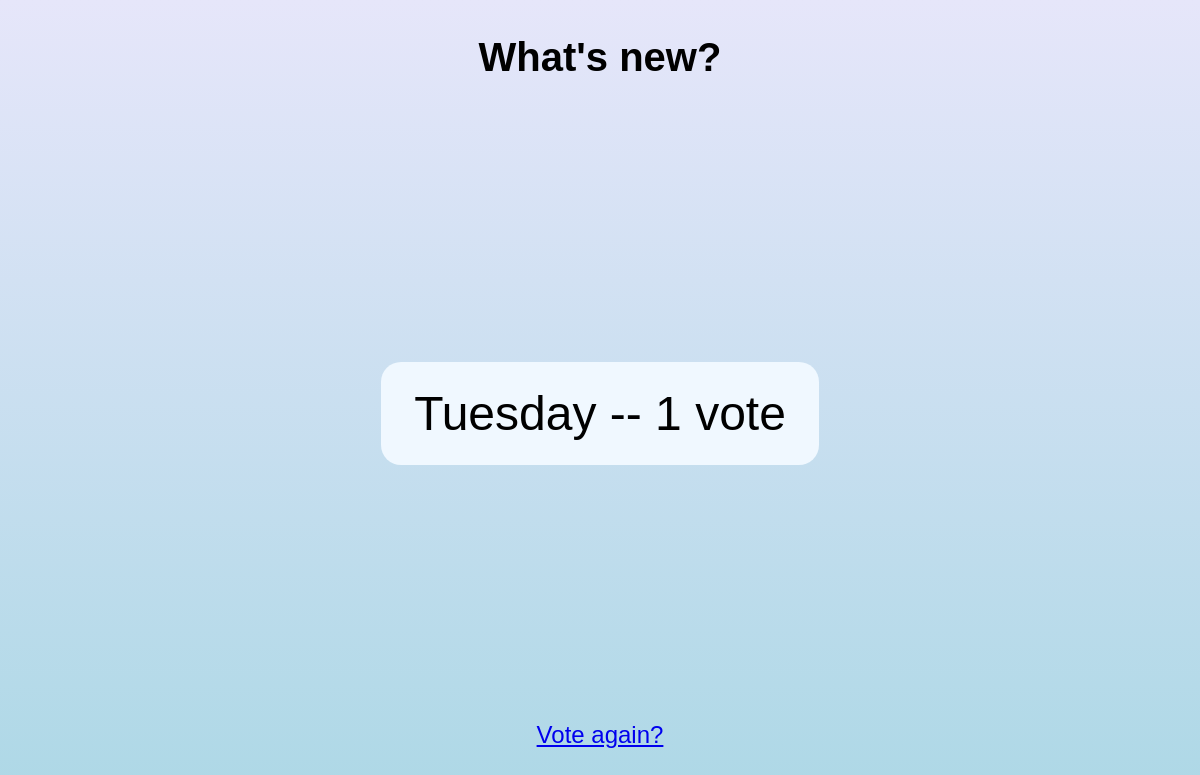
/myHGapp/1/results/, run on an earlier commit of the app's database.
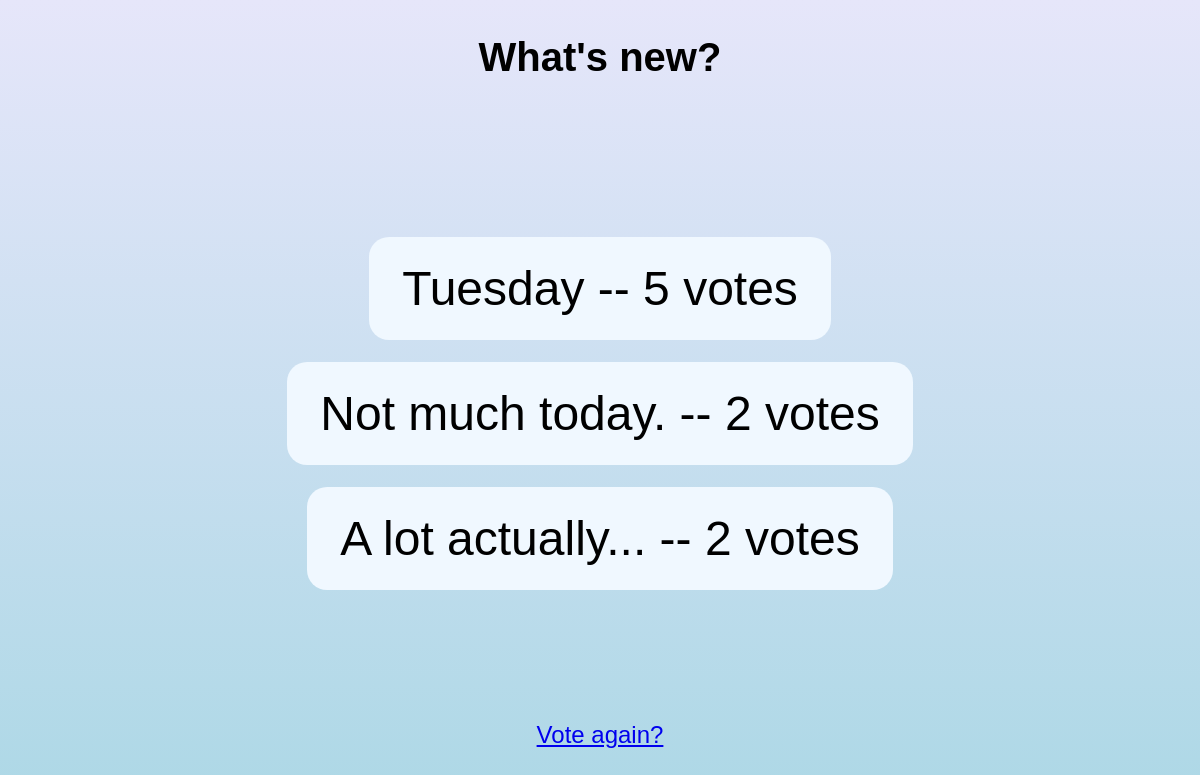
And on a later commit of the database.
### myHGapp/models.py (models this page shows, shortened)
class Question(models.Model):
    question_text = models.CharField(max_length=200)
    pub_date = models.DateTimeField('date published')

class Choice(models.Model):
    question = models.ForeignKey('Question', on_delete=models.CASCADE)
    choice_text = models.CharField(max_length=200)
    votes = models.IntegerField(default=0)

### myHGapp/views.py (the view)
# urls.py: path('<int:pk>/results/', views.ResultsView.as_view(), name='results'),
class ResultsView(generic.DetailView):
    model = Question
    template_name = 'myHGapp/results.html'

### myHGapp/templates/myHGapp/results.html
{% load static %}
<link rel="stylesheet" type="text/css" href="{% static 'myHGapp/style.css' %}">
<h1>{{ question.question_text }}</h1>
<ul>
{% for choice in question.choice_set.all %}
    <li>{{ choice.choice_text }} -- {{ choice.votes }} vote{{ choice.votes|pluralize }}</li>
{% endfor %}
</ul>
<a href="{% url 'myHGapp:detail' question.id %}">Vote again?</a>

### myHGapp/static/myHGapp/style.css (style rules this page uses)
li { background-color: aliceblue; border-radius: 20px; padding: 5% 7%; display: flex; justify-content: center; align-items: center; min-width: max-content; }
ul, form { padding: 6%; list-style-type: none; display: flex; height: 47vh; width: 40vw; justify-content: space-around; font-size: 6vh; flex-flow: column nowrap; align-items: center; }
h1 { color: Black; font-size: 5vh; align-content: center; }

What changed in the data, as far as the page shows it:
changed Choice "Tuesday": votes "1" → "5"
added Choice: choice_text "Not much today.", votes "2"
added Choice: choice_text "A lot actually...", votes "2"
